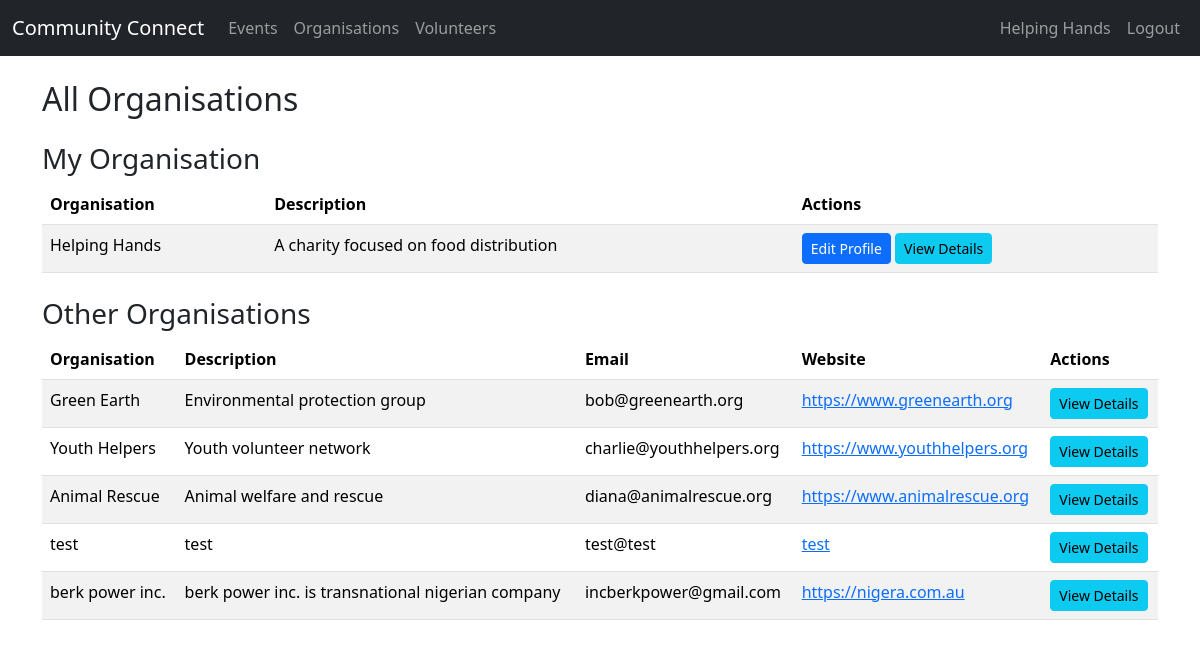
/organisations (signed in), run on an earlier commit of the app's database.
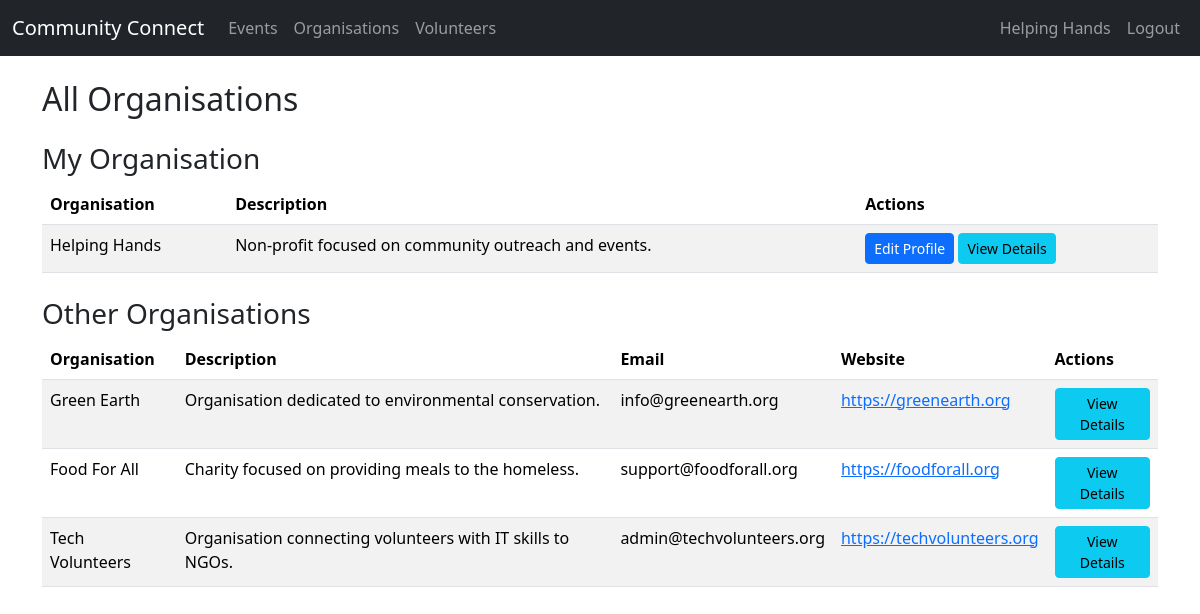
And on a later commit of the database.
### tables this page shows
CREATE TABLE Organisations (
    OrganisationID INTEGER PRIMARY KEY AUTOINCREMENT,
    Name TEXT(100) NOT NULL,
    Description TEXT(255),
    ContactPerson TEXT(50),
    Email TEXT(320) UNIQUE NOT NULL,
    Password TEXT(128) NOT NULL,
    Phone TEXT(32),
    Address TEXT(255),
    Website TEXT(255),
    Logo BLOB
);

### app.py (the view)
@app.route("/organisations")
@login_required
def list_orgs():
    db = get_db()
    if session.get('account_type') == 'organisation':
        my_org = db.execute("SELECT OrganisationID, Name, Description, Email, Phone, Website, ContactPerson FROM Organisations WHERE OrganisationID = ?", (session['user_id'],)).fetchone()
        other_orgs = db.execute("SELECT OrganisationID, Name, Description, Email, Phone, Website, ContactPerson FROM Organisations WHERE OrganisationID != ?", (session['user_id'],)).fetchall()
        return render_template("list_orgs.html", my_org=my_org, other_orgs=other_orgs)
    else:
        all_orgs = db.execute("SELECT OrganisationID, Name, Description, Email, Phone, Website, ContactPerson FROM Organisations").fetchall()
        return render_template("list_orgs.html", all_orgs=all_orgs)

### app.py (called while the page is built)
def get_db():
    db = getattr(g, "_database", None)
    if db is None:
        db = g._database = sqlite3.connect(DATABASE)
        db.row_factory = sqlite3.Row  # This allows accessing columns by name
    return db

@app.teardown_appcontext
def close_connection(exception):
    db = getattr(g, "_database", None)
    if db is not None:
        db.close()

def login_required(f):
    @wraps(f)
    def decorated_function(*args, **kwargs):
        if "user_id" not in session:
            flash("Please log in first.", "error")
            return redirect(url_for("login"))
        return f(*args, **kwargs)
    return decorated_function

### templates/list_orgs.html (shortened to what this page needs)
{% extends "base.html" %}
{% block content %}
<h2 class="mb-4">All Organisations</h2>
{% if session.get('account_type') == 'organisation' %}
    <h3 class="mt-4">My Organisation</h3>
    <table class="table table-striped">
        <thead>
            <tr>
                <th>Organisation</th>
                <th>Description</th>
                <th>Actions</th>
            </tr>
        </thead>
        <tbody>
            <tr>
                <td>{{ my_org.Name }}</td>
                <td>{{ my_org.Description or 'N/A' }}</td>
                <td>
                    <a href="{{ url_for('edit_org_account') }}" class="btn btn-sm btn-primary">Edit Profile</a>
                    <a href="{{ url_for('view_organisation', org_id=my_org.OrganisationID) }}" class="btn btn-sm btn-info">View Details</a>
                </td>
            </tr>
        </tbody>
    </table>
    <h3 class="mt-4">Other Organisations</h3>
    <table class="table table-striped">
        <thead>
            <tr>
                <th>Organisation</th>
                <th>Description</th>
                <th>Email</th>
                <th>Website</th>
                <th>Actions</th>
            </tr>
        </thead>
        <tbody>
            {% for org in other_orgs %}
            <tr>
                <td>{{ org.Name }}</td>
                <td>{{ org.Description or 'N/A' }}</td>
                <td>{{ org.Email }}</td>
                <td><a href="{{ org.Website }}" target="_blank">{{ org.Website or 'N/A' }}</a></td>
                <td>
                    <a href="{{ url_for('view_organisation', org_id=org.OrganisationID) }}" class="btn btn-sm btn-info">View Details</a>
                </td>
            </tr>
            {% else %}
            <tr>
                <td colspan="5">No other organisations found.</td>
            </tr>
            {% endfor %}
        </tbody>
    </table>
{% endif %}
{% endblock %}

### templates/base.html (shortened to what this page needs)
<!doctype html>
<html lang="en">
  <head>
    <link href="https://cdn.jsdelivr.net/npm/bootstrap@5.3.3/dist/css/bootstrap.min.css" rel="stylesheet">
  </head>
  <body>
<nav class="navbar navbar-expand-lg navbar-dark bg-dark">
  <div class="container-fluid">
    <a class="navbar-brand" href="{{ url_for('index') }}">Community Connect</a>
    <div class="collapse navbar-collapse" id="navbarNav">
      {% if 'user_id' in session %}
      <ul class="navbar-nav me-auto">
        <li class="nav-item">
          <a class="nav-link" href="{{ url_for('list_events') }}">Events</a>
        </li>
        <li class="nav-item">
          <a class="nav-link" href="{{ url_for('list_orgs') }}">Organisations</a>
        </li>
        <li class="nav-item">
          <a class="nav-link" href="{{ url_for('list_volunteers') }}">Volunteers</a>
        </li>
      </ul>
      {% endif %}
      <ul class="navbar-nav ms-auto">
        {% if 'user_id' in session %}
          <li class="nav-item">
            <a class="nav-link" href="{{ url_for(session.account_type + '_dashboard') }}">{{ session.get('name', 'Dashboard') }}</a>
          </li>
          <li class="nav-item">
            <a class="nav-link" href="{{ url_for('logout') }}">Logout</a>
          </li>
        {% endif %}
      </ul>
    </div>
  </div>
</nav>
    <div class="container mt-4">
      {% block content %}{% endblock %}
    </div>
  </body>
</html>

What changed in the data, as far as the page shows it:
removed Organisations: Name "Youth Helpers", Description "Youth volunteer network", Email "charlie@youthhelpers.org", Website "https://www.youthhelpers.org"
removed Organisations: Name "test", Description "test", Email "test@test", Website "test"
removed Organisations: Name "berk power inc.", Description "berk power inc. is transnational nigerian company", Email "incberkpower@gmail.com", Website "https://nigera.com.au"
changed Organisations "Helping Hands": Description "A charity focused on food distribution" → "Non-profit focused on community outreach and events."
changed Organisations "Green Earth": Description "Environmental protection group" → "Organisation dedicated to environmental conservation."; Email "bob@greenearth.org" → "info@greenearth.org"; Website "https://www.greenearth.org" → "https://greenearth.org"
added Organisations: Name "Food For All", Description "Charity focused on providing meals to the homeless.", Email "support@foodforall.org", Website "https://foodforall.org"
changed Organisations: Name "Animal Rescue" → "Tech Volunteers"; Description "Animal welfare and rescue" → "Organisation connecting volunteers with IT skills to NGOs."; Email "diana@animalrescue.org" → "admin@techvolunteers.org"; Website "https://www.animalrescue.org" → "https://techvolunteers.org"
